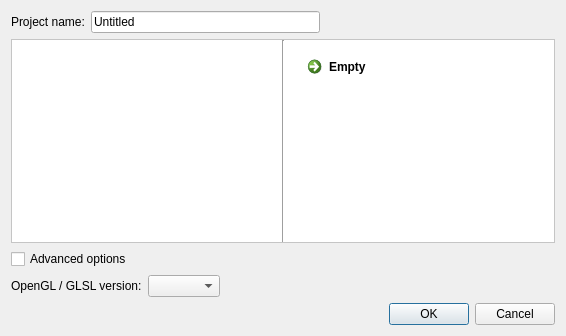
<?xml version="1.0" encoding="UTF-8"?>
<ui version="4.0">
 <class>NewWizard</class>
 <widget class="QDialog" name="NewWizard">
  <property name="geometry">
   <rect>
    <x>0</x>
    <y>0</y>
    <width>566</width>
    <height>336</height>
   </rect>
  </property>
  <property name="windowTitle">
   <string>New Project</string>
  </property>
  <property name="windowIcon">
   <iconset resource="../gfx/gfx.qrc">
    <normaloff>:/icons/logo.png</normaloff>:/icons/logo.png</iconset>
  </property>
  <layout class="QGridLayout" name="gridLayout_2">
   <item row="0" column="1">
    <widget class="QLineEdit" name="name">
     <property name="text">
      <string>Untitled</string>
     </property>
    </widget>
   </item>
   <item row="2" column="0" colspan="2">
    <widget class="ToggleButton" name="advanced_btn">
     <property name="text">
      <string>Advanced options</string>
     </property>
     <property name="icon">
      <iconset resource="../gfx/gfx.qrc">
       <normaloff>:/icons/closed.png</normaloff>
       <normalon>:/icons/open.png</normalon>:/icons/closed.png</iconset>
     </property>
     <property name="iconSize">
      <size>
       <width>16</width>
       <height>16</height>
      </size>
     </property>
    </widget>
   </item>
   <item row="1" column="0" colspan="3">
    <widget class="QFrame" name="frame">
     <property name="palette">
      <palette>
       <active>
        <colorrole role="Base">
         <brush brushstyle="SolidPattern">
          <color alpha="255">
           <red>255</red>
           <green>255</green>
           <blue>255</blue>
          </color>
         </brush>
        </colorrole>
        <colorrole role="Window">
         <brush brushstyle="SolidPattern">
          <color alpha="255">
           <red>255</red>
           <green>255</green>
           <blue>255</blue>
          </color>
         </brush>
        </colorrole>
       </active>
       <inactive>
        <colorrole role="Base">
         <brush brushstyle="SolidPattern">
          <color alpha="255">
           <red>255</red>
           <green>255</green>
           <blue>255</blue>
          </color>
         </brush>
        </colorrole>
        <colorrole role="Window">
         <brush brushstyle="SolidPattern">
          <color alpha="255">
           <red>255</red>
           <green>255</green>
           <blue>255</blue>
          </color>
         </brush>
        </colorrole>
       </inactive>
       <disabled>
        <colorrole role="Base">
         <brush brushstyle="SolidPattern">
          <color alpha="255">
           <red>255</red>
           <green>255</green>
           <blue>255</blue>
          </color>
         </brush>
        </colorrole>
        <colorrole role="Window">
         <brush brushstyle="SolidPattern">
          <color alpha="255">
           <red>255</red>
           <green>255</green>
           <blue>255</blue>
          </color>
         </brush>
        </colorrole>
       </disabled>
      </palette>
     </property>
     <property name="autoFillBackground">
      <bool>true</bool>
     </property>
     <property name="frameShape">
      <enum>QFrame::StyledPanel</enum>
     </property>
     <property name="frameShadow">
      <enum>QFrame::Raised</enum>
     </property>
     <layout class="QGridLayout" name="gridLayout_3">
      <property name="margin">
       <number>0</number>
      </property>
      <item row="0" column="2">
       <widget class="QScrollArea" name="scrollArea">
        <property name="frameShape">
         <enum>QFrame::NoFrame</enum>
        </property>
        <property name="widgetResizable">
         <bool>true</bool>
        </property>
        <widget class="QWidget" name="list">
         <property name="geometry">
          <rect>
           <x>0</x>
           <y>0</y>
           <width>265</width>
           <height>200</height>
          </rect>
         </property>
         <layout class="QVBoxLayout" name="list_layout">
          <item>
           <widget class="WelcomeButton" name="empty_scene">
            <property name="text">
             <string>Empty</string>
            </property>
            <property name="icon">
             <iconset resource="../gfx/gfx.qrc">
              <normaloff>:/icons/project.png</normaloff>
              <normalon>:/icons/project_hl.png</normalon>:/icons/project.png</iconset>
            </property>
            <property name="iconSize">
             <size>
              <width>16</width>
              <height>16</height>
             </size>
            </property>
            <property name="checkable">
             <bool>true</bool>
            </property>
           </widget>
          </item>
          <item>
           <spacer name="verticalSpacer_2">
            <property name="orientation">
             <enum>Qt::Vertical</enum>
            </property>
            <property name="sizeHint" stdset="0">
             <size>
              <width>20</width>
              <height>40</height>
             </size>
            </property>
           </spacer>
          </item>
         </layout>
        </widget>
       </widget>
      </item>
      <item row="0" column="0">
       <widget class="QScrollArea" name="scrollArea_2">
        <property name="frameShape">
         <enum>QFrame::NoFrame</enum>
        </property>
        <property name="widgetResizable">
         <bool>true</bool>
        </property>
        <widget class="QWidget" name="preview">
         <property name="geometry">
          <rect>
           <x>0</x>
           <y>0</y>
           <width>266</width>
           <height>200</height>
          </rect>
         </property>
         <layout class="QVBoxLayout" name="preview_layout"/>
        </widget>
       </widget>
      </item>
      <item row="0" column="1">
       <widget class="Line" name="line">
        <property name="orientation">
         <enum>Qt::Vertical</enum>
        </property>
       </widget>
      </item>
     </layout>
    </widget>
   </item>
   <item row="3" column="0" colspan="3">
    <widget class="QFrame" name="advanced">
     <property name="frameShape">
      <enum>QFrame::NoFrame</enum>
     </property>
     <property name="frameShadow">
      <enum>QFrame::Raised</enum>
     </property>
     <layout class="QGridLayout" name="gridLayout_4">
      <property name="margin">
       <number>0</number>
      </property>
      <item row="0" column="0">
       <widget class="QLabel" name="label">
        <property name="text">
         <string>OpenGL / GLSL version:</string>
        </property>
       </widget>
      </item>
      <item row="0" column="1">
       <widget class="QComboBox" name="renderer"/>
      </item>
      <item row="0" column="2">
       <spacer name="horizontalSpacer">
        <property name="orientation">
         <enum>Qt::Horizontal</enum>
        </property>
        <property name="sizeHint" stdset="0">
         <size>
          <width>40</width>
          <height>20</height>
         </size>
        </property>
       </spacer>
      </item>
     </layout>
    </widget>
   </item>
   <item row="0" column="2">
    <widget class="QLabel" name="name_error">
     <property name="palette">
      <palette>
       <active>
        <colorrole role="WindowText">
         <brush brushstyle="SolidPattern">
          <color alpha="255">
           <red>255</red>
           <green>0</green>
           <blue>0</blue>
          </color>
         </brush>
        </colorrole>
       </active>
       <inactive>
        <colorrole role="WindowText">
         <brush brushstyle="SolidPattern">
          <color alpha="255">
           <red>255</red>
           <green>0</green>
           <blue>0</blue>
          </color>
         </brush>
        </colorrole>
       </inactive>
       <disabled>
        <colorrole role="WindowText">
         <brush brushstyle="SolidPattern">
          <color alpha="255">
           <red>118</red>
           <green>118</green>
           <blue>117</blue>
          </color>
         </brush>
        </colorrole>
       </disabled>
      </palette>
     </property>
     <property name="text">
      <string/>
     </property>
    </widget>
   </item>
   <item row="4" column="2">
    <widget class="QDialogButtonBox" name="buttonBox">
     <property name="orientation">
      <enum>Qt::Horizontal</enum>
     </property>
     <property name="standardButtons">
      <set>QDialogButtonBox::Cancel|QDialogButtonBox::Ok</set>
     </property>
    </widget>
   </item>
   <item row="0" column="0">
    <widget class="QLabel" name="label_2">
     <property name="text">
      <string>Project name:</string>
     </property>
    </widget>
   </item>
  </layout>
 </widget>
 <customwidgets>
  <customwidget>
   <class>ToggleButton</class>
   <extends>QCheckBox</extends>
   <header>gui/new_wizard.hpp</header>
  </customwidget>
  <customwidget>
   <class>WelcomeButton</class>
   <extends>QCommandLinkButton</extends>
   <header>gui/welcome.hpp</header>
  </customwidget>
 </customwidgets>
 <resources>
  <include location="../gfx/gfx.qrc"/>
 </resources>
 <connections>
  <connection>
   <sender>buttonBox</sender>
   <signal>accepted()</signal>
   <receiver>NewWizard</receiver>
   <slot>accept()</slot>
   <hints>
    <hint type="sourcelabel">
     <x>248</x>
     <y>254</y>
    </hint>
    <hint type="destinationlabel">
     <x>157</x>
     <y>274</y>
    </hint>
   </hints>
  </connection>
  <connection>
   <sender>buttonBox</sender>
   <signal>rejected()</signal>
   <receiver>NewWizard</receiver>
   <slot>reject()</slot>
   <hints>
    <hint type="sourcelabel">
     <x>316</x>
     <y>260</y>
    </hint>
    <hint type="destinationlabel">
     <x>286</x>
     <y>274</y>
    </hint>
   </hints>
  </connection>
 </connections>
</ui>
